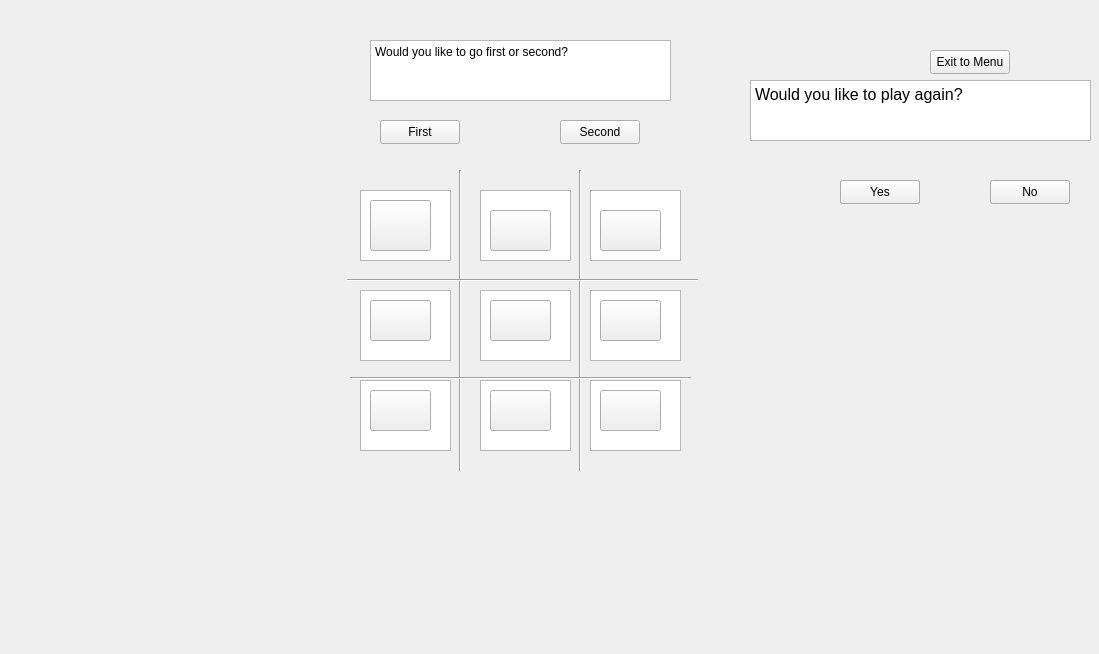
<?xml version="1.0" encoding="UTF-8"?>
<ui version="4.0">
 <class>boardwindow</class>
 <widget class="QWidget" name="boardwindow">
  <property name="geometry">
   <rect>
    <x>0</x>
    <y>0</y>
    <width>1099</width>
    <height>654</height>
   </rect>
  </property>
  <property name="windowTitle">
   <string>Form</string>
  </property>
  <widget class="QPushButton" name="area1">
   <property name="geometry">
    <rect>
     <x>370</x>
     <y>200</y>
     <width>61</width>
     <height>51</height>
    </rect>
   </property>
   <property name="text">
    <string/>
   </property>
  </widget>
  <widget class="QPushButton" name="area2">
   <property name="geometry">
    <rect>
     <x>490</x>
     <y>210</y>
     <width>61</width>
     <height>41</height>
    </rect>
   </property>
   <property name="text">
    <string/>
   </property>
  </widget>
  <widget class="QPushButton" name="area3">
   <property name="geometry">
    <rect>
     <x>600</x>
     <y>210</y>
     <width>61</width>
     <height>41</height>
    </rect>
   </property>
   <property name="text">
    <string/>
   </property>
  </widget>
  <widget class="QPushButton" name="area4">
   <property name="geometry">
    <rect>
     <x>370</x>
     <y>300</y>
     <width>61</width>
     <height>41</height>
    </rect>
   </property>
   <property name="text">
    <string/>
   </property>
  </widget>
  <widget class="QPushButton" name="area5">
   <property name="geometry">
    <rect>
     <x>490</x>
     <y>300</y>
     <width>61</width>
     <height>41</height>
    </rect>
   </property>
   <property name="text">
    <string/>
   </property>
  </widget>
  <widget class="QPushButton" name="area6">
   <property name="geometry">
    <rect>
     <x>600</x>
     <y>300</y>
     <width>61</width>
     <height>41</height>
    </rect>
   </property>
   <property name="text">
    <string/>
   </property>
  </widget>
  <widget class="QPushButton" name="area7">
   <property name="geometry">
    <rect>
     <x>370</x>
     <y>390</y>
     <width>61</width>
     <height>41</height>
    </rect>
   </property>
   <property name="text">
    <string/>
   </property>
  </widget>
  <widget class="QPushButton" name="area8">
   <property name="geometry">
    <rect>
     <x>490</x>
     <y>390</y>
     <width>61</width>
     <height>41</height>
    </rect>
   </property>
   <property name="text">
    <string/>
   </property>
  </widget>
  <widget class="QPushButton" name="area9">
   <property name="geometry">
    <rect>
     <x>600</x>
     <y>390</y>
     <width>61</width>
     <height>41</height>
    </rect>
   </property>
   <property name="text">
    <string/>
   </property>
  </widget>
  <widget class="Line" name="line1">
   <property name="geometry">
    <rect>
     <x>450</x>
     <y>170</y>
     <width>20</width>
     <height>301</height>
    </rect>
   </property>
   <property name="orientation">
    <enum>Qt::Orientation::Vertical</enum>
   </property>
  </widget>
  <widget class="Line" name="line2">
   <property name="geometry">
    <rect>
     <x>570</x>
     <y>170</y>
     <width>20</width>
     <height>301</height>
    </rect>
   </property>
   <property name="orientation">
    <enum>Qt::Orientation::Vertical</enum>
   </property>
  </widget>
  <widget class="Line" name="line3">
   <property name="geometry">
    <rect>
     <x>347</x>
     <y>270</y>
     <width>351</width>
     <height>20</height>
    </rect>
   </property>
   <property name="orientation">
    <enum>Qt::Orientation::Horizontal</enum>
   </property>
  </widget>
  <widget class="Line" name="line4">
   <property name="geometry">
    <rect>
     <x>350</x>
     <y>370</y>
     <width>341</width>
     <height>16</height>
    </rect>
   </property>
   <property name="orientation">
    <enum>Qt::Orientation::Horizontal</enum>
   </property>
  </widget>
  <widget class="QTextBrowser" name="playerPrompt">
   <property name="geometry">
    <rect>
     <x>370</x>
     <y>40</y>
     <width>301</width>
     <height>61</height>
    </rect>
   </property>
   <property name="html">
    <string>&lt;!DOCTYPE HTML PUBLIC &quot;-//W3C//DTD HTML 4.0//EN&quot; &quot;http://www.w3.org/TR/REC-html40/strict.dtd&quot;&gt;
&lt;html&gt;&lt;head&gt;&lt;meta name=&quot;qrichtext&quot; content=&quot;1&quot; /&gt;&lt;meta charset=&quot;utf-8&quot; /&gt;&lt;style type=&quot;text/css&quot;&gt;
p, li { white-space: pre-wrap; }
hr { height: 1px; border-width: 0; }
li.unchecked::marker { content: &quot;\2610&quot;; }
li.checked::marker { content: &quot;\2612&quot;; }
&lt;/style&gt;&lt;/head&gt;&lt;body style=&quot; font-family:'Segoe UI'; font-size:9pt; font-weight:400; font-style:normal;&quot;&gt;
&lt;p style=&quot; margin-top:0px; margin-bottom:0px; margin-left:0px; margin-right:0px; -qt-block-indent:0; text-indent:0px;&quot;&gt;Would you like to go first or second?&lt;/p&gt;&lt;/body&gt;&lt;/html&gt;</string>
   </property>
  </widget>
  <widget class="QPushButton" name="gameExitButton">
   <property name="geometry">
    <rect>
     <x>930</x>
     <y>50</y>
     <width>80</width>
     <height>24</height>
    </rect>
   </property>
   <property name="text">
    <string>Exit to Menu</string>
   </property>
  </widget>
  <widget class="QPushButton" name="gameExitConfirm">
   <property name="geometry">
    <rect>
     <x>840</x>
     <y>180</y>
     <width>80</width>
     <height>24</height>
    </rect>
   </property>
   <property name="text">
    <string>Yes</string>
   </property>
  </widget>
  <widget class="QPushButton" name="gameExitDeny">
   <property name="geometry">
    <rect>
     <x>990</x>
     <y>180</y>
     <width>80</width>
     <height>24</height>
    </rect>
   </property>
   <property name="text">
    <string>No</string>
   </property>
  </widget>
  <widget class="QTextBrowser" name="exitPrompt">
   <property name="geometry">
    <rect>
     <x>750</x>
     <y>80</y>
     <width>341</width>
     <height>61</height>
    </rect>
   </property>
   <property name="html">
    <string>&lt;!DOCTYPE HTML PUBLIC &quot;-//W3C//DTD HTML 4.0//EN&quot; &quot;http://www.w3.org/TR/REC-html40/strict.dtd&quot;&gt;
&lt;html&gt;&lt;head&gt;&lt;meta name=&quot;qrichtext&quot; content=&quot;1&quot; /&gt;&lt;meta charset=&quot;utf-8&quot; /&gt;&lt;style type=&quot;text/css&quot;&gt;
p, li { white-space: pre-wrap; }
hr { height: 1px; border-width: 0; }
li.unchecked::marker { content: &quot;\2610&quot;; }
li.checked::marker { content: &quot;\2612&quot;; }
&lt;/style&gt;&lt;/head&gt;&lt;body style=&quot; font-family:'Segoe UI'; font-size:9pt; font-weight:400; font-style:normal;&quot;&gt;
&lt;p style=&quot; margin-top:0px; margin-bottom:0px; margin-left:0px; margin-right:0px; -qt-block-indent:0; text-indent:0px;&quot;&gt;&lt;span style=&quot; font-size:12pt;&quot;&gt;Are you sure that you want to leave the game?&lt;/span&gt;&lt;/p&gt;&lt;/body&gt;&lt;/html&gt;</string>
   </property>
  </widget>
  <widget class="QTextBrowser" name="exitPromptMenu">
   <property name="geometry">
    <rect>
     <x>750</x>
     <y>80</y>
     <width>341</width>
     <height>61</height>
    </rect>
   </property>
   <property name="html">
    <string>&lt;!DOCTYPE HTML PUBLIC &quot;-//W3C//DTD HTML 4.0//EN&quot; &quot;http://www.w3.org/TR/REC-html40/strict.dtd&quot;&gt;
&lt;html&gt;&lt;head&gt;&lt;meta name=&quot;qrichtext&quot; content=&quot;1&quot; /&gt;&lt;meta charset=&quot;utf-8&quot; /&gt;&lt;style type=&quot;text/css&quot;&gt;
p, li { white-space: pre-wrap; }
hr { height: 1px; border-width: 0; }
li.unchecked::marker { content: &quot;\2610&quot;; }
li.checked::marker { content: &quot;\2612&quot;; }
&lt;/style&gt;&lt;/head&gt;&lt;body style=&quot; font-family:'Segoe UI'; font-size:9pt; font-weight:400; font-style:normal;&quot;&gt;
&lt;p style=&quot; margin-top:0px; margin-bottom:0px; margin-left:0px; margin-right:0px; -qt-block-indent:0; text-indent:0px;&quot;&gt;&lt;span style=&quot; font-size:12pt;&quot;&gt;Would you like to exit to the menu or close the program?&lt;/span&gt;&lt;/p&gt;
&lt;p style=&quot;-qt-paragraph-type:empty; margin-top:0px; margin-bottom:0px; margin-left:0px; margin-right:0px; -qt-block-indent:0; text-indent:0px; font-size:12pt;&quot;&gt;&lt;br /&gt;&lt;/p&gt;&lt;/body&gt;&lt;/html&gt;</string>
   </property>
  </widget>
  <widget class="QPushButton" name="menuExit">
   <property name="geometry">
    <rect>
     <x>840</x>
     <y>180</y>
     <width>80</width>
     <height>24</height>
    </rect>
   </property>
   <property name="text">
    <string>Exit to Menu</string>
   </property>
  </widget>
  <widget class="QPushButton" name="closeProgram">
   <property name="geometry">
    <rect>
     <x>990</x>
     <y>180</y>
     <width>80</width>
     <height>24</height>
    </rect>
   </property>
   <property name="text">
    <string>Close Program</string>
   </property>
  </widget>
  <widget class="QPushButton" name="goFirst">
   <property name="geometry">
    <rect>
     <x>380</x>
     <y>120</y>
     <width>80</width>
     <height>24</height>
    </rect>
   </property>
   <property name="text">
    <string>First</string>
   </property>
  </widget>
  <widget class="QPushButton" name="goSecond">
   <property name="geometry">
    <rect>
     <x>560</x>
     <y>120</y>
     <width>80</width>
     <height>24</height>
    </rect>
   </property>
   <property name="text">
    <string>Second</string>
   </property>
  </widget>
  <widget class="QTextBrowser" name="playAgainPrompt">
   <property name="geometry">
    <rect>
     <x>750</x>
     <y>80</y>
     <width>341</width>
     <height>61</height>
    </rect>
   </property>
   <property name="html">
    <string>&lt;!DOCTYPE HTML PUBLIC &quot;-//W3C//DTD HTML 4.0//EN&quot; &quot;http://www.w3.org/TR/REC-html40/strict.dtd&quot;&gt;
&lt;html&gt;&lt;head&gt;&lt;meta name=&quot;qrichtext&quot; content=&quot;1&quot; /&gt;&lt;meta charset=&quot;utf-8&quot; /&gt;&lt;style type=&quot;text/css&quot;&gt;
p, li { white-space: pre-wrap; }
hr { height: 1px; border-width: 0; }
li.unchecked::marker { content: &quot;\2610&quot;; }
li.checked::marker { content: &quot;\2612&quot;; }
&lt;/style&gt;&lt;/head&gt;&lt;body style=&quot; font-family:'Segoe UI'; font-size:9pt; font-weight:400; font-style:normal;&quot;&gt;
&lt;p style=&quot; margin-top:0px; margin-bottom:0px; margin-left:0px; margin-right:0px; -qt-block-indent:0; text-indent:0px;&quot;&gt;&lt;span style=&quot; font-size:12pt;&quot;&gt;Would you like to play again?&lt;/span&gt;&lt;/p&gt;
&lt;p style=&quot;-qt-paragraph-type:empty; margin-top:0px; margin-bottom:0px; margin-left:0px; margin-right:0px; -qt-block-indent:0; text-indent:0px; font-size:12pt;&quot;&gt;&lt;br /&gt;&lt;/p&gt;&lt;/body&gt;&lt;/html&gt;</string>
   </property>
  </widget>
  <widget class="QPushButton" name="replayConfirm">
   <property name="geometry">
    <rect>
     <x>840</x>
     <y>180</y>
     <width>80</width>
     <height>24</height>
    </rect>
   </property>
   <property name="text">
    <string>Yes</string>
   </property>
  </widget>
  <widget class="QPushButton" name="replayDeny">
   <property name="geometry">
    <rect>
     <x>990</x>
     <y>180</y>
     <width>80</width>
     <height>24</height>
    </rect>
   </property>
   <property name="text">
    <string>No</string>
   </property>
  </widget>
  <widget class="QTextEdit" name="area1Text">
   <property name="geometry">
    <rect>
     <x>360</x>
     <y>190</y>
     <width>91</width>
     <height>71</height>
    </rect>
   </property>
  </widget>
  <widget class="QTextEdit" name="area2Text">
   <property name="geometry">
    <rect>
     <x>480</x>
     <y>190</y>
     <width>91</width>
     <height>71</height>
    </rect>
   </property>
  </widget>
  <widget class="QTextEdit" name="area3Text">
   <property name="geometry">
    <rect>
     <x>590</x>
     <y>190</y>
     <width>91</width>
     <height>71</height>
    </rect>
   </property>
  </widget>
  <widget class="QTextEdit" name="area4Text">
   <property name="geometry">
    <rect>
     <x>360</x>
     <y>290</y>
     <width>91</width>
     <height>71</height>
    </rect>
   </property>
  </widget>
  <widget class="QTextEdit" name="area5Text">
   <property name="geometry">
    <rect>
     <x>480</x>
     <y>290</y>
     <width>91</width>
     <height>71</height>
    </rect>
   </property>
  </widget>
  <widget class="QTextEdit" name="area6Text">
   <property name="geometry">
    <rect>
     <x>590</x>
     <y>290</y>
     <width>91</width>
     <height>71</height>
    </rect>
   </property>
  </widget>
  <widget class="QTextEdit" name="area7Text">
   <property name="geometry">
    <rect>
     <x>360</x>
     <y>380</y>
     <width>91</width>
     <height>71</height>
    </rect>
   </property>
  </widget>
  <widget class="QTextEdit" name="area8Text">
   <property name="geometry">
    <rect>
     <x>480</x>
     <y>380</y>
     <width>91</width>
     <height>71</height>
    </rect>
   </property>
  </widget>
  <widget class="QTextEdit" name="area9Text">
   <property name="geometry">
    <rect>
     <x>590</x>
     <y>380</y>
     <width>91</width>
     <height>71</height>
    </rect>
   </property>
  </widget>
  <zorder>area9Text</zorder>
  <zorder>area6Text</zorder>
  <zorder>area3Text</zorder>
  <zorder>area2Text</zorder>
  <zorder>area5Text</zorder>
  <zorder>area8Text</zorder>
  <zorder>area7Text</zorder>
  <zorder>area4Text</zorder>
  <zorder>area1Text</zorder>
  <zorder>area1</zorder>
  <zorder>area2</zorder>
  <zorder>area3</zorder>
  <zorder>area4</zorder>
  <zorder>area5</zorder>
  <zorder>area6</zorder>
  <zorder>area7</zorder>
  <zorder>area8</zorder>
  <zorder>area9</zorder>
  <zorder>line1</zorder>
  <zorder>line2</zorder>
  <zorder>line3</zorder>
  <zorder>line4</zorder>
  <zorder>playerPrompt</zorder>
  <zorder>gameExitButton</zorder>
  <zorder>gameExitConfirm</zorder>
  <zorder>gameExitDeny</zorder>
  <zorder>exitPrompt</zorder>
  <zorder>exitPromptMenu</zorder>
  <zorder>menuExit</zorder>
  <zorder>closeProgram</zorder>
  <zorder>goFirst</zorder>
  <zorder>goSecond</zorder>
  <zorder>playAgainPrompt</zorder>
  <zorder>replayConfirm</zorder>
  <zorder>replayDeny</zorder>
 </widget>
 <resources/>
 <connections/>
</ui>
